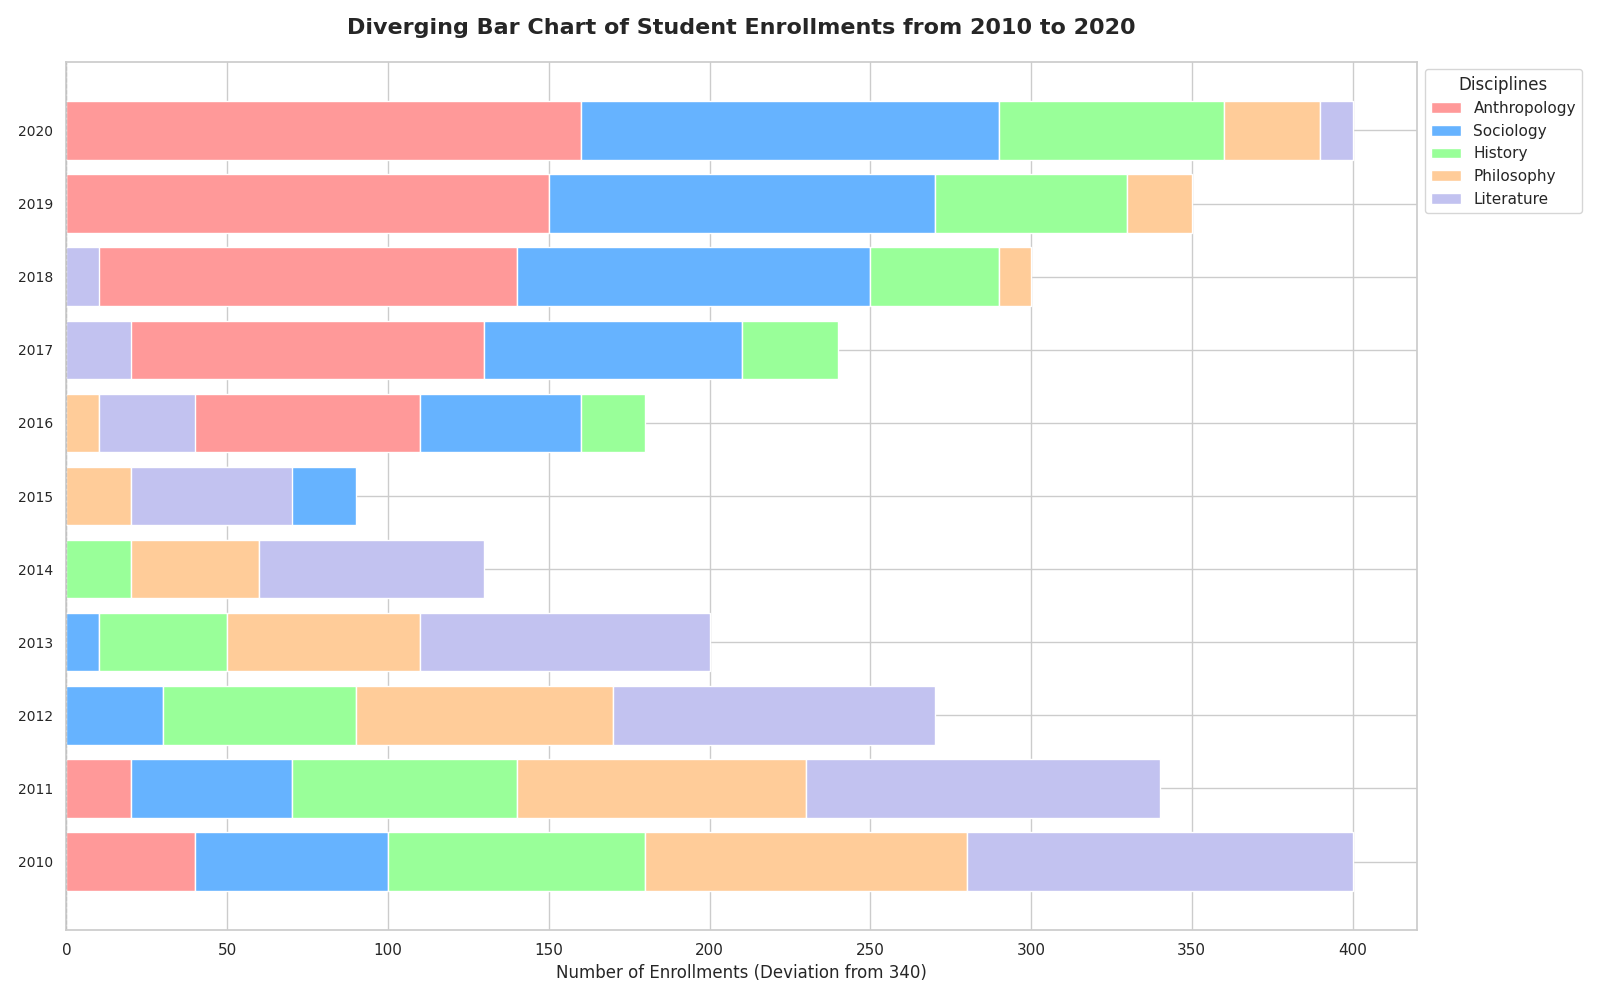

Source code (Python):
import matplotlib.pyplot as plt
import numpy as np

# Years for the dataset
years = np.arange(2010, 2021)

# Enrollment data for each discipline in social sciences and humanities
enrollments = {
    "Anthropology": [300, 320, 340, 360, 380, 400, 450, 470, 480, 490, 500],
    "Sociology": [280, 290, 310, 330, 350, 370, 390, 420, 450, 460, 470],
    "History": [260, 270, 280, 300, 320, 340, 360, 370, 380, 400, 410],
    "Philosophy": [240, 250, 260, 280, 300, 320, 330, 340, 350, 360, 370],
    "Literature": [220, 230, 240, 250, 270, 290, 310, 320, 330, 340, 350],
}

# Colors for different disciplines
colors = ['#ff9999', '#66b3ff', '#99ff99', '#ffcc99', '#c2c2f0']

# Initialize the plot
fig, ax = plt.subplots(figsize=(16, 10))

# Set x positions for bars
x = np.arange(len(years))

# Calculate negative and positive side stackings
neg_offsets = np.zeros_like(years)
pos_offsets = np.zeros_like(years)

# Plotting diverging bars
for i, (discipline, counts) in enumerate(enrollments.items()):
    pos_bars = np.array(counts) > 340
    ax.barh(x[pos_bars], np.array(counts)[pos_bars] - 340, left=pos_offsets[pos_bars], color=colors[i], label=discipline)
    pos_offsets[pos_bars] += np.array(counts)[pos_bars] - 340

    ax.barh(x[~pos_bars], 340 - np.array(counts)[~pos_bars], left=neg_offsets[~pos_bars], color=colors[i])
    neg_offsets[~pos_bars] += 340 - np.array(counts)[~pos_bars]

# Central axis indicator
ax.axvline(0, color='grey', linestyle='--', linewidth=0.8)

# Set title and labels
ax.set_title("Diverging Bar Chart of Student Enrollments from 2010 to 2020", fontsize=16, fontweight='bold', pad=20)
ax.set_xlabel("Number of Enrollments (Deviation from 340)", fontsize=12)
ax.set_yticks(x)
ax.set_yticklabels(years, fontsize=10)

# Add legend outside the plot for better readability
ax.legend(title="Disciplines", loc='upper left', bbox_to_anchor=(1, 1))

# Automatically adjust layout to prevent overlaps
plt.tight_layout()

# Display the plot
plt.show()
